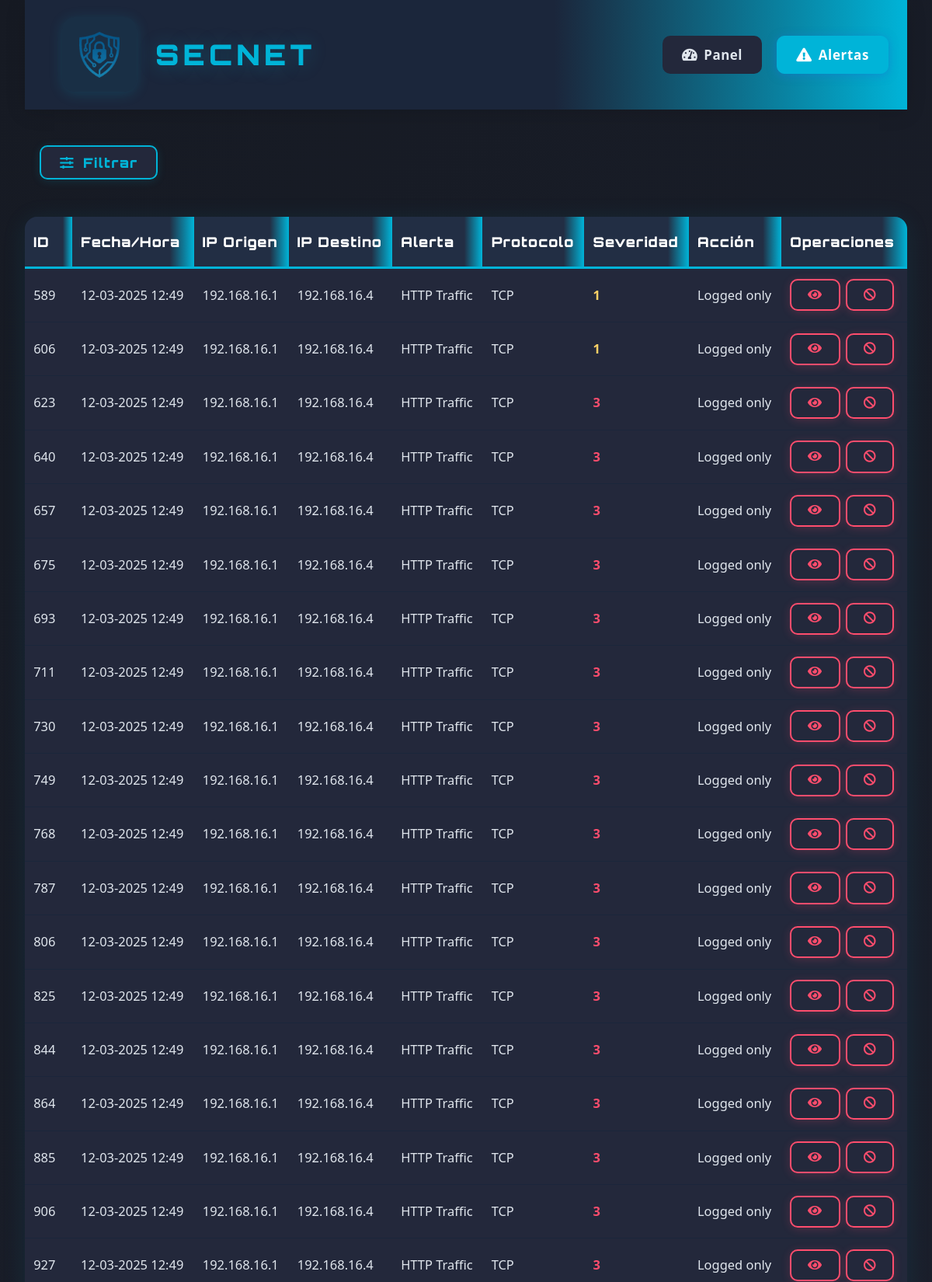
Page /web-interface/alerts.php?ip=192.168.16.1 (upper part) on the committed database.
### tables this page shows
CREATE TABLE alerts (        id INTEGER PRIMARY KEY AUTOINCREMENT,        timestamp TEXT,        src_ip TEXT,        dest_ip TEXT,        alert_message TEXT,        severity INTEGER,        protocol TEXT,        action_taken TEXT,        raw_data TEXT    );

### web-interface/alerts.php (the view, shortened to what this page needs)
<!DOCTYPE html>
<html lang="es">
<head>
    <link rel="stylesheet" href="css/style.css">
    <link rel="stylesheet" href="https://cdnjs.cloudflare.com/ajax/libs/font-awesome/5.15.3/css/all.min.css">
</head>
<body>
    <div class="container">
        <header>
            <div class="logo-container">
                <a href="index.php" style="display:flex;align-items:center;text-decoration:none;">
                    <img src="assets/logo.png" alt="Logo">
                    <h1 style="font-family: 'Orbitron', sans-serif;">SecNet</h1>
                </a>
            </div>
            <nav>
                <ul>
                    <li><a href="index.php"><i class="fas fa-tachometer-alt"></i> Panel</a></li>
                    <li><a href="alerts.php" class="active"><i class="fas fa-exclamation-triangle"></i> Alertas</a></li>
                </ul>
            </nav>
        </header>
        <main>
            <section class="alerts-section">
                <button id="toggleFiltersBtn" class="filter-button" type="button" style="margin-bottom:1.2rem;"><i class="fas fa-sliders-h"></i> Filtrar</button>
                <div class="alerts-table">
                    <table class="tech-table">
                        <thead>
                            <tr>
                                <th>ID</th>
                                <th>Fecha/Hora</th>
                                <th>IP Origen</th>
                                <th>IP Destino</th>
                                <th>Alerta</th>
                                <th>Protocolo</th>
                                <th>Severidad</th>
                                <th>Acción</th>
                                <th>Operaciones</th>
                            </tr>
                        </thead>
                        <tbody>
                            <?php
                            $db = new SQLite3('/var/www/html/database/alerts.db');
                            $query = "SELECT * FROM alerts WHERE 1=1";
                            $params = [];
                            if (isset($_GET['ip']) && $_GET['ip'] !== '') {
                                $ip = $_GET['ip'];
                                $query .= " AND (src_ip LIKE :ip OR dest_ip LIKE :ip)";
                                $params[':ip'] = "%$ip%";
                            }
                            $query .= " ORDER BY timestamp DESC LIMIT 100";
                            $stmt = $db->prepare($query);
                            foreach ($params as $key => $value) {
                                $stmt->bindValue($key, $value, SQLITE3_TEXT);
                            }
                            $results = $stmt->execute();
                            while ($row = $results->fetchArray(SQLITE3_ASSOC)) {
                                $severity_class = ($row['severity'] >= 2) ? 'high' : (($row['severity'] == 1) ? 'medium' : 'low');
                                echo '<tr>';
                                echo '<td>' . $row['id'] . '</td>';
                                echo '<td>' . date('d-m-Y H:i', strtotime($row['timestamp'])) . '</td>';
                                echo '<td>' . htmlspecialchars($row['src_ip']) . '</td>';
                                echo '<td>' . htmlspecialchars($row['dest_ip']) . '</td>';
                                echo '<td>' . htmlspecialchars($row['alert_message']) . '</td>';
                                echo '<td>' . htmlspecialchars($row['protocol']) . '</td>';
                                echo '<td class="severity ' . $severity_class . '">' . $row['severity'] . '</td>';
                                echo '<td>' . htmlspecialchars($row['action_taken']) . '</td>';
                                echo '<td>';
                                echo '<button class="action-btn alerta details-button" onclick="viewAlertDetails(' . $row['id'] . ')"><i class="fas fa-eye"></i></button> ';
                                echo '<button class="action-btn alerta block-button" onclick="blockIP(\'' . htmlspecialchars($row['src_ip']) . '\')"><i class="fas fa-ban"></i></button>';
                                echo '</td>';
                                echo '</tr>';
                            }
                            ?>
                        </tbody>
                    </table>
                </div>
            </section>
        </main>
    </div>
</body>
</html>

### rows in the picture
alerts: id "589", timestamp "12-03-2025 12:49", src_ip "192.168.16.1", dest_ip "192.168.16.4", alert_message "HTTP Traffic", protocol "TCP", severity "1", action_taken "Logged only"
alerts: id "606", timestamp "12-03-2025 12:49", src_ip "192.168.16.1", dest_ip "192.168.16.4", alert_message "HTTP Traffic", protocol "TCP", severity "1", action_taken "Logged only"
alerts: id "623", timestamp "12-03-2025 12:49", src_ip "192.168.16.1", dest_ip "192.168.16.4", alert_message "HTTP Traffic", protocol "TCP", severity "3", action_taken "Logged only"
alerts: id "640", timestamp "12-03-2025 12:49", src_ip "192.168.16.1", dest_ip "192.168.16.4", alert_message "HTTP Traffic", protocol "TCP", severity "3", action_taken "Logged only"
alerts: id "657", timestamp "12-03-2025 12:49", src_ip "192.168.16.1", dest_ip "192.168.16.4", alert_message "HTTP Traffic", protocol "TCP", severity "3", action_taken "Logged only"
alerts: id "675", timestamp "12-03-2025 12:49", src_ip "192.168.16.1", dest_ip "192.168.16.4", alert_message "HTTP Traffic", protocol "TCP", severity "3", action_taken "Logged only"
alerts: id "693", timestamp "12-03-2025 12:49", src_ip "192.168.16.1", dest_ip "192.168.16.4", alert_message "HTTP Traffic", protocol "TCP", severity "3", action_taken "Logged only"
alerts: id "711", timestamp "12-03-2025 12:49", src_ip "192.168.16.1", dest_ip "192.168.16.4", alert_message "HTTP Traffic", protocol "TCP", severity "3", action_taken "Logged only"
alerts: id "730", timestamp "12-03-2025 12:49", src_ip "192.168.16.1", dest_ip "192.168.16.4", alert_message "HTTP Traffic", protocol "TCP", severity "3", action_taken "Logged only"
alerts: id "749", timestamp "12-03-2025 12:49", src_ip "192.168.16.1", dest_ip "192.168.16.4", alert_message "HTTP Traffic", protocol "TCP", severity "3", action_taken "Logged only"
alerts: id "768", timestamp "12-03-2025 12:49", src_ip "192.168.16.1", dest_ip "192.168.16.4", alert_message "HTTP Traffic", protocol "TCP", severity "3", action_taken "Logged only"
alerts: id "787", timestamp "12-03-2025 12:49", src_ip "192.168.16.1", dest_ip "192.168.16.4", alert_message "HTTP Traffic", protocol "TCP", severity "3", action_taken "Logged only"
alerts: id "806", timestamp "12-03-2025 12:49", src_ip "192.168.16.1", dest_ip "192.168.16.4", alert_message "HTTP Traffic", protocol "TCP", severity "3", action_taken "Logged only"
alerts: id "825", timestamp "12-03-2025 12:49", src_ip "192.168.16.1", dest_ip "192.168.16.4", alert_message "HTTP Traffic", protocol "TCP", severity "3", action_taken "Logged only"
alerts: id "844", timestamp "12-03-2025 12:49", src_ip "192.168.16.1", dest_ip "192.168.16.4", alert_message "HTTP Traffic", protocol "TCP", severity "3", action_taken "Logged only"
alerts: id "864", timestamp "12-03-2025 12:49", src_ip "192.168.16.1", dest_ip "192.168.16.4", alert_message "HTTP Traffic", protocol "TCP", severity "3", action_taken "Logged only"
alerts: id "885", timestamp "12-03-2025 12:49", src_ip "192.168.16.1", dest_ip "192.168.16.4", alert_message "HTTP Traffic", protocol "TCP", severity "3", action_taken "Logged only"
alerts: id "906", timestamp "12-03-2025 12:49", src_ip "192.168.16.1", dest_ip "192.168.16.4", alert_message "HTTP Traffic", protocol "TCP", severity "3", action_taken "Logged only"
alerts: id "927", timestamp "12-03-2025 12:49", src_ip "192.168.16.1", dest_ip "192.168.16.4", alert_message "HTTP Traffic", protocol "TCP", severity "3", action_taken "Logged only"
